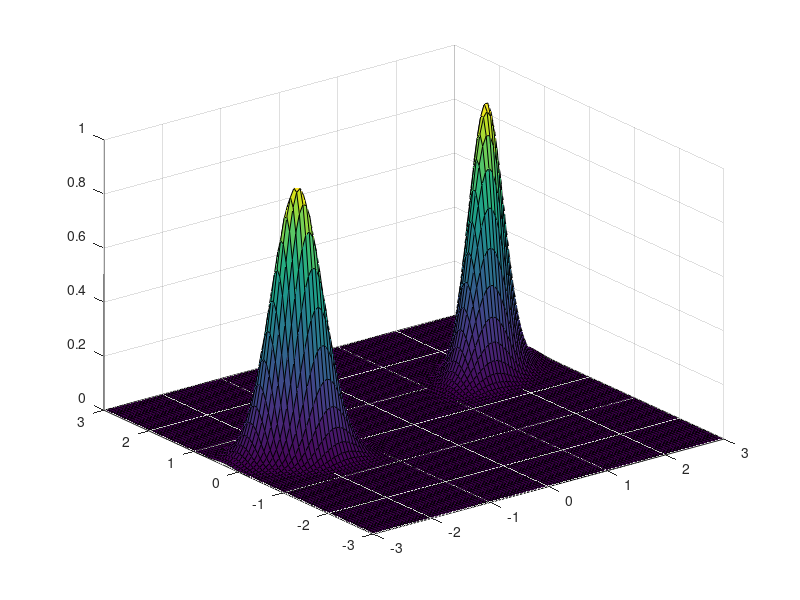

The MATLAB script that drew this image:
[x,y,z]=peaks(100);

       a1 =      1
       a2 =      1 
       b1 =     1 
       b2 =     0
       c1 =      0.5
       c2 =       0.1
% z=a1.*exp(-((x-b1)/c1).^2)*a2.*exp(-((y-b2)/c2).^2)+a1.*exp(-((x-1)/c1).^2)*a2.*exp(-((y-1)/c2).^2);
z=a1.*exp(-(((x-b1).*cos(pi/3)-(y-b2).*sin(pi/3))/c1).^2)*a2.*exp(-(((y-b2).*cos(pi/3)+(x-b1).*sin(pi/3))/c2).^2);

theta=pi/3;
car_x=2;
car_y=1;
car_weight=0.3;
car_height=0.5;
z=exp(-(((x-car_x).*cos(theta)-(y-car_y).*sin(theta))/car_weight).^2).* ...
    exp(-(((y-car_y).*cos(theta)+(x-car_x).*sin(theta))/car_height).^2);

theta=-pi/3;
car_x=-2;
car_y=0;
car_weight=0.3;
car_height=0.5;
z=z+exp(-(((x-car_x).*cos(theta)-(y-car_y).*sin(theta))/car_weight).^2).* ...
    exp(-(((y-car_y).*cos(theta)+(x-car_x).*sin(theta))/car_height).^2);
surf(x, y, z)